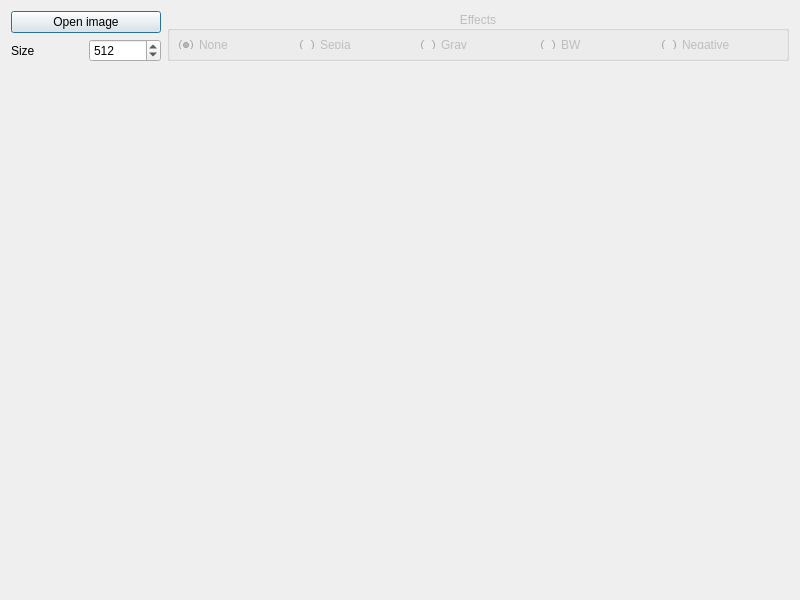
<?xml version="1.0" encoding="UTF-8"?>
<ui version="4.0">
 <class>Dialog</class>
 <widget class="QDialog" name="Dialog">
  <property name="geometry">
   <rect>
    <x>0</x>
    <y>0</y>
    <width>800</width>
    <height>600</height>
   </rect>
  </property>
  <property name="windowTitle">
   <string>Dialog</string>
  </property>
  <layout class="QGridLayout" name="gridLayout">
   <item row="0" column="0">
    <widget class="QPushButton" name="openFileBtn">
     <property name="maximumSize">
      <size>
       <width>150</width>
       <height>25</height>
      </size>
     </property>
     <property name="text">
      <string>Open image</string>
     </property>
    </widget>
   </item>
   <item row="2" column="0" colspan="2">
    <layout class="QGridLayout" name="gridLayout_2" rowstretch="0" columnstretch="0">
     <item row="0" column="0">
      <widget class="QLabel" name="imageLbl">
       <property name="sizePolicy">
        <sizepolicy hsizetype="MinimumExpanding" vsizetype="MinimumExpanding">
         <horstretch>0</horstretch>
         <verstretch>0</verstretch>
        </sizepolicy>
       </property>
       <property name="text">
        <string/>
       </property>
       <property name="scaledContents">
        <bool>false</bool>
       </property>
       <property name="alignment">
        <set>Qt::AlignCenter</set>
       </property>
      </widget>
     </item>
    </layout>
   </item>
   <item row="1" column="0">
    <layout class="QHBoxLayout" name="horizontalLayout">
     <item>
      <widget class="QLabel" name="label">
       <property name="text">
        <string>Size</string>
       </property>
      </widget>
     </item>
     <item>
      <widget class="QSpinBox" name="sizeSbx">
       <property name="minimum">
        <number>64</number>
       </property>
       <property name="maximum">
        <number>1024</number>
       </property>
       <property name="stepType">
        <enum>QAbstractSpinBox::DefaultStepType</enum>
       </property>
       <property name="value">
        <number>512</number>
       </property>
      </widget>
     </item>
    </layout>
   </item>
   <item row="0" column="1" rowspan="2">
    <widget class="QGroupBox" name="effectsGbx">
     <property name="enabled">
      <bool>false</bool>
     </property>
     <property name="maximumSize">
      <size>
       <width>16777215</width>
       <height>50</height>
      </size>
     </property>
     <property name="title">
      <string>Effects</string>
     </property>
     <property name="alignment">
      <set>Qt::AlignCenter</set>
     </property>
     <layout class="QHBoxLayout" name="horizontalLayout_2">
      <item>
       <widget class="QRadioButton" name="nonEffectRbn">
        <property name="text">
         <string>None</string>
        </property>
        <property name="checked">
         <bool>true</bool>
        </property>
       </widget>
      </item>
      <item>
       <widget class="QRadioButton" name="sepiaEffectRbn">
        <property name="text">
         <string>Sepia</string>
        </property>
       </widget>
      </item>
      <item>
       <widget class="QRadioButton" name="grayEffectRbn">
        <property name="text">
         <string>Gray</string>
        </property>
       </widget>
      </item>
      <item>
       <widget class="QRadioButton" name="bwEffectRbn">
        <property name="text">
         <string>BW</string>
        </property>
       </widget>
      </item>
      <item>
       <widget class="QRadioButton" name="negativeEffectRbn">
        <property name="text">
         <string>Negative</string>
        </property>
       </widget>
      </item>
     </layout>
    </widget>
   </item>
  </layout>
 </widget>
 <resources/>
 <connections/>
</ui>
